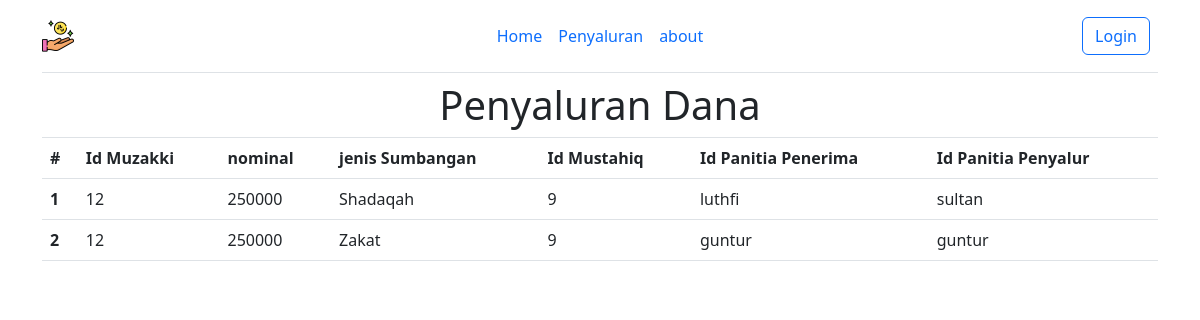
The app's page /sisdat/penyaluran.php with its own data.
### tables this page shows
CREATE TABLE `sumbangan` (
  `id_sumbangan` int(11) NOT NULL,
  `nominal` varchar(30) NOT NULL,
  `jenis_sumbangan` varchar(30) NOT NULL,
  `id_muzakki` int(11) NOT NULL,
  `id_mustahiq` int(11) NOT NULL,
  `id_panitiaPenerima` int(11) NOT NULL,
  `id_panitiaPenyalur` int(11) NOT NULL
);

CREATE TABLE `panitia` (
  `id_panitia` int(11) NOT NULL,
  `nama` varchar(30) NOT NULL,
  `nik` varchar(15) NOT NULL,
  `kelamin` varchar(15) NOT NULL,
  `alamat` varchar(255) NOT NULL
);

### sisdat/penyaluran.php (the view, shortened to what this page needs)
<?php
$koneksi = mysqli_connect("localhost","root","","zis");
?>
<!DOCTYPE html>
<html lang="en">
<head>
    <link href="https://cdn.jsdelivr.net/npm/bootstrap@5.2.0-beta1/dist/css/bootstrap.min.css" rel="stylesheet" />
</head>
<body>
    <div class="container">
        <header class="d-flex flex-wrap align-items-center justify-content-center justify-content-md-between py-3 mb-2 border-bottom">
            <a class="d-flex align-items-center col-md-3 mb-2 mb-md-0 text-dark text-decoration-none">
            <img src="give.png" alt="" width="32px">
            </a>
            <ul class="nav col-12 col-md-auto mb-2 justify-content-center mb-md-0">
            <li><a href="index.php" class="nav-link px-2">Home</a></li>
                <li><a href="penyaluran.php" class="nav-link px-2">Penyaluran</a></li>
                <li><a href="about.php" class="nav-link px-2">about</a></li>
            </ul>
            <div class="col-md-3 text-end">
            <a href="./login.php">
                <button type="button" class="btn btn-outline-primary me-2">Login</button>
            </a>
            </div>
        </header>
        <div>
            <div class="text-center border-bottom">
                <h1>Penyaluran Dana</h1>
            </div>
            <table class="table">
                <thead>
                    <tr>
                        <th scope="col">#</th>
                        <th scope="col">Id Muzakki</th>
                        <th scope="col">nominal</th>
                        <th scope="col">jenis Sumbangan</th>
                        <th scope="col">Id Mustahiq</th>
                        <th scope="col">Id Panitia Penerima</th>
                        <th scope="col">Id Panitia Penyalur</th>
                    </tr>
                </thead>
                <tbody>
                    <?php
                        $cek = mysqli_query($koneksi, "select * from sumbangan join panitia where id_panitia = id_panitiaPenerima order by id_sumbangan desc");
                        $urut = 1;
                        while($r = mysqli_fetch_array($cek)){
                            $nominal = $r['nominal'];
                            $jenis = $r['jenis_sumbangan'];
                            $id_muzakki = $r['id_muzakki'];
                            $id_mustahiq = $r['id_mustahiq'];
                            $id_panitiaPenerima = $r['id_panitiaPenerima'];
                            $id_panitiaPenyalur = $r['id_panitiaPenyalur'];
                            $cek2 = mysqli_query($koneksi, "select * from panitia where id_panitia = '$id_panitiaPenerima'");
                            $cek3 = mysqli_query($koneksi, "select * from panitia where id_panitia = '$id_panitiaPenyalur'");
                            $r2 = mysqli_fetch_array($cek2);
                            $r3 = mysqli_fetch_array($cek3);
                            $namaPenerima = $r2['nama'];
                            $namaPenyalur = $r3['nama'];
                    ?>
                    <tr>
                        <th scope="row"><?php echo $urut++ ?></th>
                        <td scope="row"><?php echo $id_muzakki ?></th>
                        <td scope="row"><?php echo $nominal ?></th>
                        <td scope="row"><?php echo $jenis ?></th>
                        <td scope="row"><?php echo $id_mustahiq ?></th>
                        <td scope="row"><?php echo $namaPenerima ?></th>
                        <td scope="row"><?php echo $namaPenyalur ?></th>
                    </tr>
                    <?php
                        }
                    ?>
                </tbody>
            </table>
        </div>
    </div>
</body>
</html>

### records on screen
sumbangan: id_muzakki "12", nominal "250000", jenis_sumbangan "Shadaqah", id_mustahiq "9", id_panitiaPenerima.nama "luthfi", id_panitiaPenyalur.nama "sultan"
sumbangan: id_muzakki "12", nominal "250000", jenis_sumbangan "Zakat", id_mustahiq "9", id_panitiaPenerima.nama "guntur"
